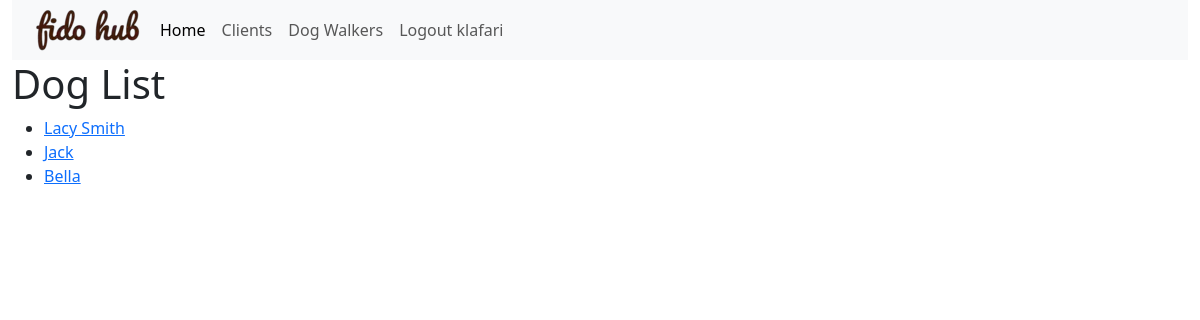
Page /dogs/ (signed in) on the earlier database version.
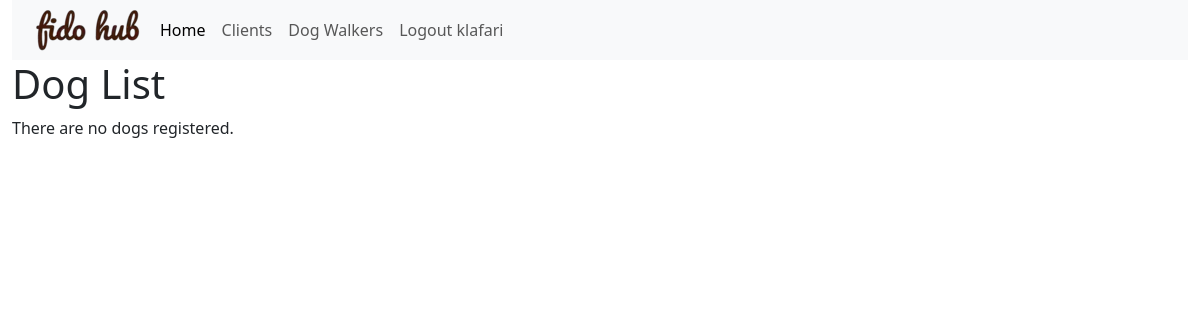
Same page on the later database version.
### fidohub_app/models.py (models this page shows, shortened)
class Dog(models.Model):
    name = models.CharField(max_length=200)
    breed = models.CharField(max_length=200)
    age = models.IntegerField(null=True)
    about = models.CharField(max_length=200, blank=True)
    owner = models.ForeignKey(Client, on_delete=models.CASCADE, default = None)
    dog_image = models.ImageField(upload_to='images/', null=True, blank=True)
    def get_absolute_url(self):
        return reverse('dog-detail', args=[str(self.id)])

### fidohub_app/views.py (the view)
# urls.py: path('dogs/', views.DogListView.as_view(), name='dogs'),
class DogListView(LoginRequiredMixin, generic.ListView):
    model = Dog

### fidohub_app/templates/fidohub_app/dog_list.html
{% extends 'fidohub_app/base_template.html' %}
{% block content %}
  <h1>Dog List</h1>
  {% if dog_list %}
    <ul>
      {% for dog in dog_list %}
        <li>
          <a href="{{ dog.get_absolute_url }}">{{ dog.name }}</a>
        </li>
      {% endfor %}
    </ul>
  {% else %}
    <p>There are no dogs registered.</p>
  {% endif %}
{% endblock %}

Differences in the rows shown:
removed Dog: name "Lacy Smith"
removed Dog: name "Jack"
removed Dog: name "Bella"
Other differences:
text now shown: "There are no dogs registered."
